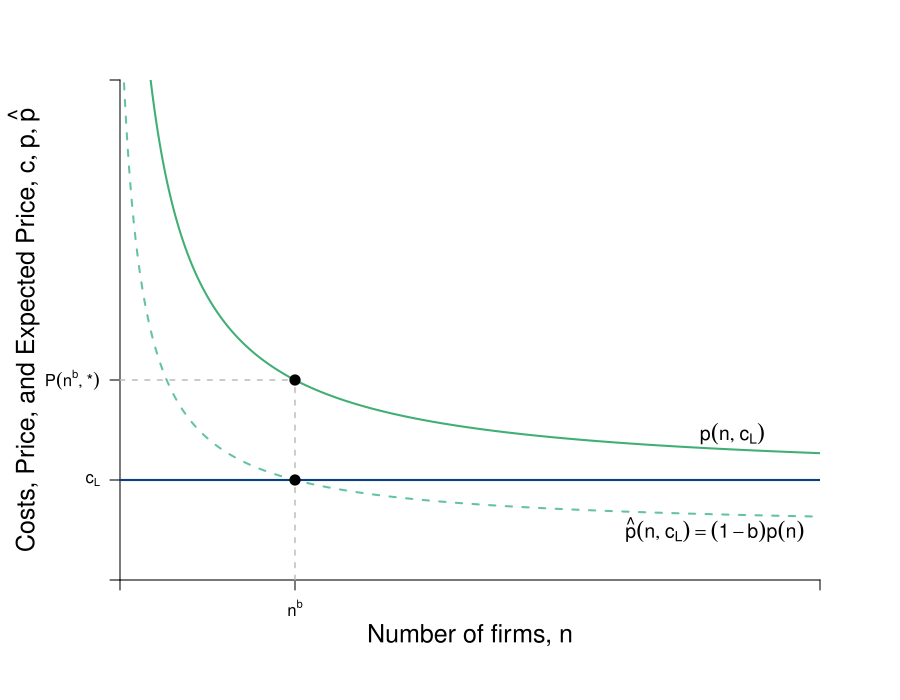

Recreate this plot in R.
# TO DO
# Troubleshoot points not showing up ---> Have infinite value nested
# Troubleshoot points label ---> equal infinity
# For labeling, reference LRn_Dec_BTE.R

require(shape)
pdf(file = "competitionmarkets/LRn_Dec_Costs_L.pdf", width = 9, height = 7)

#Set parameters for graphics
axislabelsize <- 1.5
labelsize <- 1.2
graphlinewidth <- 2
segmentlinewidth <- 1.5

COL <- c("#7fc97f", "#beaed4", "#fdc086", "#ffff99", "#386cb0", "#f0027f", "#bf5b17", "#666666")
COLA <- c("#e0f3db", "#99d8c9","#66c2a4","#41ae76", "#238b45", "#005824")
COLB <- c("#c6dbef", "#4eb3d3", "#2b8cbe", "#0868ac","#084081")
COLC <- c("#fcfbfd", "#efedf5", "#dadaeb", "#bcbddc", "#9e9ac8", "#807dba", "#6a51a3", "#54278f", "#3f007d")

par(mar =  c(6, 6, 4, 4))

# Levels for the barriers to entry specified here
barriers <- c(0.2, 0.5, 0.71)
# Cost Levels
costs <- c(5, 10)

# ----
# Functions
Profit <- function(n, pbar = 60, c = costs[2], beta = 0.5) {
  (pbar - c)^2 / (((n + 1)^2)*beta)
}

totaln <- function(pi, pbar = 60, c = costs[2], beta = 0.5){
  (pbar - c)/(sqrt(pi*beta)) - 1
}

cournotPrice <- function(n, pbar = 60, c = costs[2]) {
  c + (1/(n+1))*(pbar - c)
}

# Barriers to entry
bte <- function(n, b = 0) {
  cournotPrice(n)*(1-b)
}

# Hack function that gets around nested function scope error 
bte_unnested <- function(n, pbar = 60, c, b = 0){
  (c + (1/(n+1))*(pbar - c))*(1 - b)
}

nstar <- function(b, pbar = 60, c = costs[2]){
  (pbar*(1 - b) - c) / (b*c)
}

# ---- 
xlims <- c(0, 40) 
ylims <- c(0, 25)

plot(0, 0, xlim = xlims, ylim = ylims, type = "n",
     xlab = expression(paste("")),
     ylab = expression(paste("")), 
     xaxt = "n", 
     yaxt = "n", 
     cex.lab = axislabelsize, 
     bty = "n",
     xaxs="i", 
     yaxs="i")

ticksy <- c(0, 
            costs[1], 
            bte(n = nstar(b = barriers[2]), b = barriers[2]), 
            NA, # costs[2],
            ylims[2]
            )
# Asteriks need to be fixed
ylabels <- c(NA, 
             expression(paste(c[L])), 
             expression(paste(P(n**b, "*"))), 
             NA, 
             NA
             ) 

ticksx <- c(0, 
            NA,#nstar(b = barriers[2]), 
            nstar(b = barriers[2], c = costs[1]), 
            NA, # = Inf 
            nstar(b = barriers[1], c = costs[1]), # = Inf
            xlims[2]
            )

xlabels <- c(NA, 
             NA, 
             expression(paste(n**b)),
             NA,
             NA,
             NA
             )

axis(1, at = ticksx, pos = 0, labels = xlabels)
axis(2, at = ticksy, pos = 0, labels = ylabels, las = 1)

npts <- 500 
xx1 <- seq(xlims[1], xlims[2], length.out = npts)
# ----

# BTE --- Cost 1, Barrier = 0
lines(xx1, bte_unnested(n = xx1, c = costs[1], b = 0), col = COLA[4], lty = 1, lwd = graphlinewidth) 

# BTE --- Cost 1, Barrier[2]
lines(xx1, bte_unnested(n = xx1, c = costs[1], b = barriers[2]), col = COLA[3], lty = 2, lwd = graphlinewidth) 

# ----

#Label axes
mtext(expression(paste("Number of firms, ", n)), side=1, line = 2.5, cex = axislabelsize)
text(-5.5, 0.5*ylims[2], expression(paste("Costs, Price, and Expected Price, ", list(c, p, hat(p)) )), xpd = TRUE, cex = axislabelsize, srt = 90) 


# Label Expressions
# ---- 
# C[L] b = 0, p(n)
text(35, 7.3, expression(paste(p(n, c[L]))), cex = labelsize)
# C[L] b \neq 0, \hat{p(n)}
text(34, 2.5, expression(paste(hat(p)(n, c[L]) == (1-b)*p(n) )), cex = labelsize)
# ---- 


# C_L
segments(0, costs[1], xlims[2], costs[1], # Cut x_1 segment so it didn't overlap eq. 
         lty = 1, col = COLB[5] , lwd = graphlinewidth
)

segments(nstar(b = barriers[2], c = costs[1]), 0, nstar(b = barriers[2], c = costs[1]), bte(n = nstar(b = barriers[2]), b = barriers[2]),
         lty = 2, col = "gray", lwd = segmentlinewidth
)

segments(0, bte(n = nstar(b = barriers[2]), b = barriers[2]), nstar(b = barriers[2], c = costs[1]), bte(n = nstar(b = barriers[2]), b = barriers[2]),
         lty = 2, col = "grey", lwd = segmentlinewidth
)

# ---- 

# Label Points
# This should probably have a loop, but I haven't worked it out. 
points(nstar(b = barriers[2], c = costs[1]), bte(n = nstar(b = barriers[2]), b = barriers[2]),
       pch = 16, col = "black", cex = 1.5
)
points(nstar(b = barriers[2], c = costs[1]), bte_unnested(n = nstar(b = barriers[2], c = costs[1]), c = costs[1], b = barriers[2]), 
       pch = 16, col = "black", cex = 1.5
)


dev.off()
